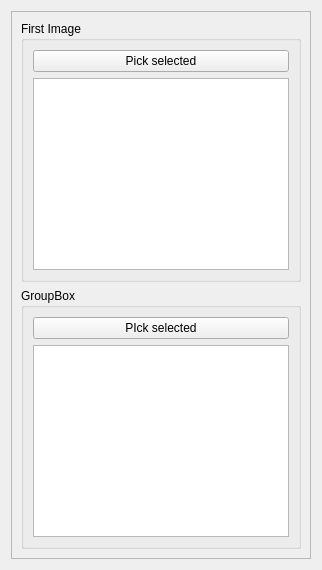
          <widget class="QWidget" name="page">
           <layout class="QGridLayout" name="gridLayout_16">
            <item row="0" column="0">
             <widget class="QFrame" name="frame_5">
              <property name="frameShape">
               <enum>QFrame::StyledPanel</enum>
              </property>
              <property name="frameShadow">
               <enum>QFrame::Raised</enum>
              </property>
              <layout class="QVBoxLayout" name="verticalLayout_2">
               <item>
                <widget class="QGroupBox" name="groupBox_11">
                 <property name="title">
                  <string>First Image</string>
                 </property>
                 <layout class="QGridLayout" name="gridLayout">
                  <item row="0" column="0">
                   <widget class="QPushButton" name="comp_char_set_img1">
                    <property name="text">
                     <string>Pick selected</string>
                    </property>
                   </widget>
                  </item>
                  <item row="1" column="0">
                   <widget class="previewGraphicsView" name="comp_char_img1_view">
                    <property name="sizePolicy">
                     <sizepolicy hsizetype="Expanding" vsizetype="Expanding">
                      <horstretch>0</horstretch>
                      <verstretch>0</verstretch>
                     </sizepolicy>
                    </property>
                    <property name="viewportUpdateMode">
                     <enum>QGraphicsView::FullViewportUpdate</enum>
                    </property>
                   </widget>
                  </item>
                 </layout>
                </widget>
               </item>
               <item>
                <widget class="QGroupBox" name="groupBox_12">
                 <property name="title">
                  <string>GroupBox</string>
                 </property>
                 <layout class="QGridLayout" name="gridLayout_9">
                  <item row="0" column="0">
                   <widget class="QPushButton" name="comp_char_set_img2">
                    <property name="text">
                     <string>PIck selected</string>
                    </property>
                   </widget>
                  </item>
                  <item row="1" column="0">
                   <widget class="previewGraphicsView" name="comp_char_img2_view">
                    <property name="dragMode">
                     <enum>QGraphicsView::ScrollHandDrag</enum>
                    </property>
                    <property name="resizeAnchor">
                     <enum>QGraphicsView::AnchorUnderMouse</enum>
                    </property>
                   </widget>
                  </item>
                 </layout>
                </widget>
               </item>
              </layout>
             </widget>
            </item>
           </layout>
          </widget>
